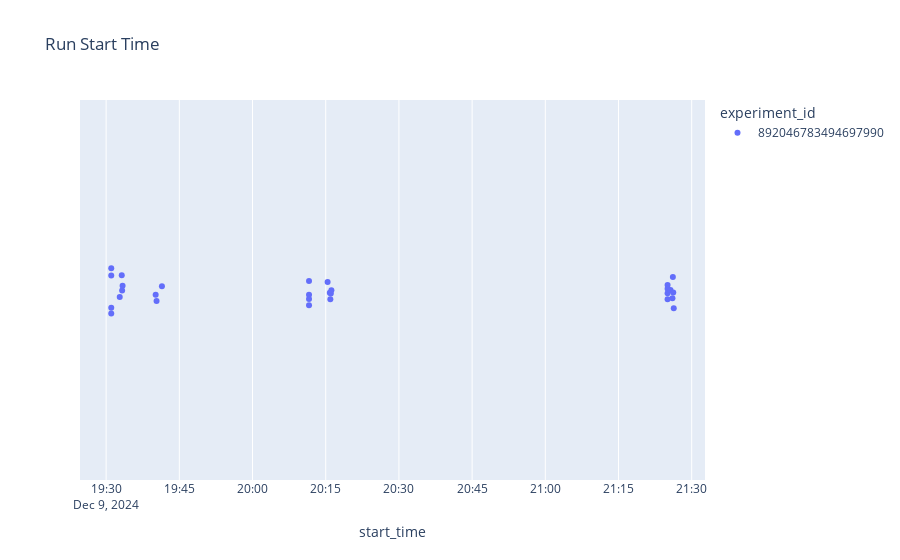

The notebook cell this image was saved under:
### Code cell
px.strip(
    runs,
    x="start_time",
    color="experiment_id",
    hover_name="run_name",
    hover_data=runs.columns,
    title="Run Start Time",
)

### Figure 1 — Plotly figure (JSON) as saved in the notebook; plotly's stock layout.template omitted (floating-point values rounded to 4 significant figures; data arrays with more than 128 entries replaced by an {"elided": "..."} marker saying what was removed)
{"data": [{"alignmentgroup": "True", "boxpoints": "all", "customdata": {"elided": "29x10 mixed values"}, "fillcolor": "rgba(255,255,255,0)", "hoveron": "points", "hovertemplate": "<b>%{hovertext}</b><br><br>experiment_id=%{customdata[2]}<br>start_time=%{x}<br>artifact_uri=%{customdata[0]}<br>end_time=%{customdata[1]}<br>lifecycle_stage=%{customdata[3]}<br>run_id=%{customdata[4]}<br>run_name=%{customdata[5]}<br>run_uuid=%{customdata[6]}<br>status=%{customdata[7]}<br>user_id=%{customdata[8]}<br>run_time=%{customdata[9]}<extra></extra>", "hovertext": ["Explanations", "Evaluations", "Inference", "Promotion", "Training", "angry-dog-423", "lyrical-snail-804", "Tuning", "capable-asp-689", "Explanations", "Evaluations", "Inference", "Promotion", "Training", "youthful-carp-377", "enchanting-pig-738", "Tuning", "youthful-shoat-928", "Evaluations", "Explanations", "Evaluations", "Evaluations", "Inference", "Promotion", "Training", "resilient-doe-203", "unequaled-conch-92", "Tuning", "adventurous-fowl-590"], "legendgroup": "892046783494697990", "line": {"color": "rgba(255,255,255,0)"}, "marker": {"color": "#636efa"}, "name": "892046783494697990", "offsetgroup": "892046783494697990", "orientation": "h", "pointpos": 0, "showlegend": true, "type": "box", "x": ["2024-12-09T21:26:19.324000", "2024-12-09T21:26:13.489000", "2024-12-09T21:26:08.210000", "2024-12-09T21:26:03.382000", "2024-12-09T21:25:39.001000", "2024-12-09T21:25:03.572000", "2024-12-09T21:25:03.572000", "2024-12-09T21:25:03.572000", "2024-12-09T21:25:03.572000", "2024-12-09T20:16:09.833000", "2024-12-09T20:16:02.929000", "2024-12-09T20:15:56.888000", "2024-12-09T20:15:50.832000", "2024-12-09T20:15:23.229000", "2024-12-09T20:11:34.899000", "2024-12-09T20:11:34.899000", "2024-12-09T20:11:34.899000", "2024-12-09T20:11:34.899000", "2024-12-09T19:41:26.226000", "2024-12-09T19:40:19.961000", "2024-12-09T19:40:09.199000", "2024-12-09T19:33:22.361000", "2024-12-09T19:33:16.788000", "2024-12-09T19:33:12.258000", "2024-12-09T19:32:47.406000", "2024-12-09T19:31:03.107000", "2024-12-09T19:31:03.107000", "2024-12-09T19:31:03.107000", "2024-12-09T19:31:03.107000"], "x0": " ", "xaxis": "x", "y0": " ", "yaxis": "y"}], "layout": {"boxmode": "group", "legend": {"title": {"text": "experiment_id"}, "tracegroupgap": 0}, "title": {"text": "Run Start Time"}, "xaxis": {"anchor": "y", "domain": [0, 1], "title": {"text": "start_time"}}, "yaxis": {"anchor": "x", "domain": [0, 1]}}}
